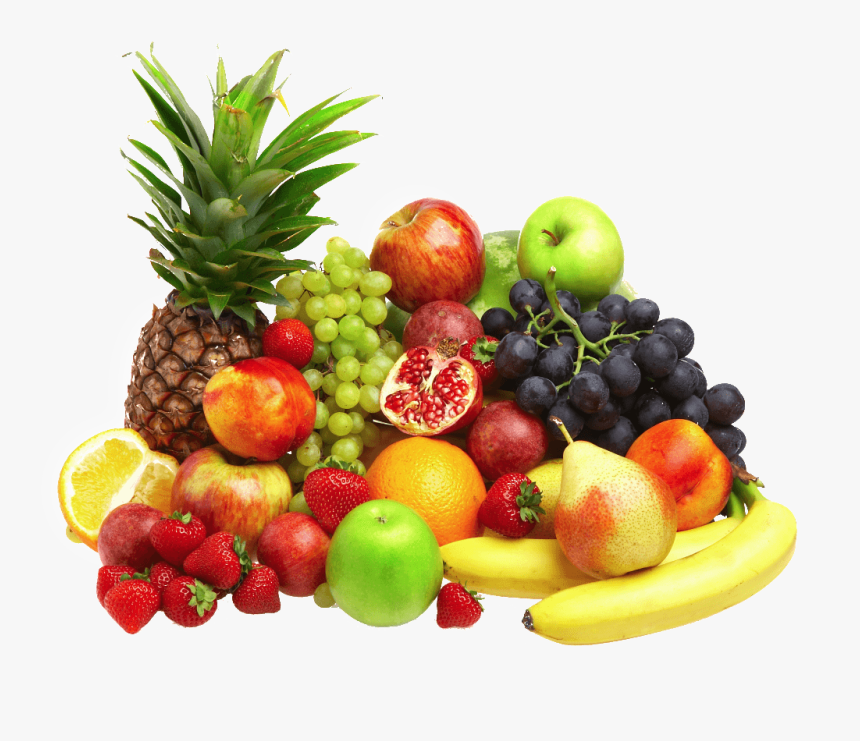
%> input picture CPEN111/fruits.png, 860 x 741 px
$ octave exercise1.m   (GNU Octave 9; MATLAB toolbox functions it lacks are replaced by stand-ins)
%> lines starting %> are read from the running program, lines starting %| are printed output that depends on the picture
clc;
clear;
close;

pkg load image;

a = imread('C:\Users\LEE\Desktop\CPEN111\fruits.png');
%> a is the input picture: size 741x860x3 uint8; mean R, G, B 212, 195.8, 166.9
imshow(a);
imwrite(a,'fruits.png');

c = rgb2hsv(a);
%> c: size 741x860x3 double; mean H, S, V 0.0914, 0.279, 0.844
imshow(c);
imwrite(c,'fruits3.png');
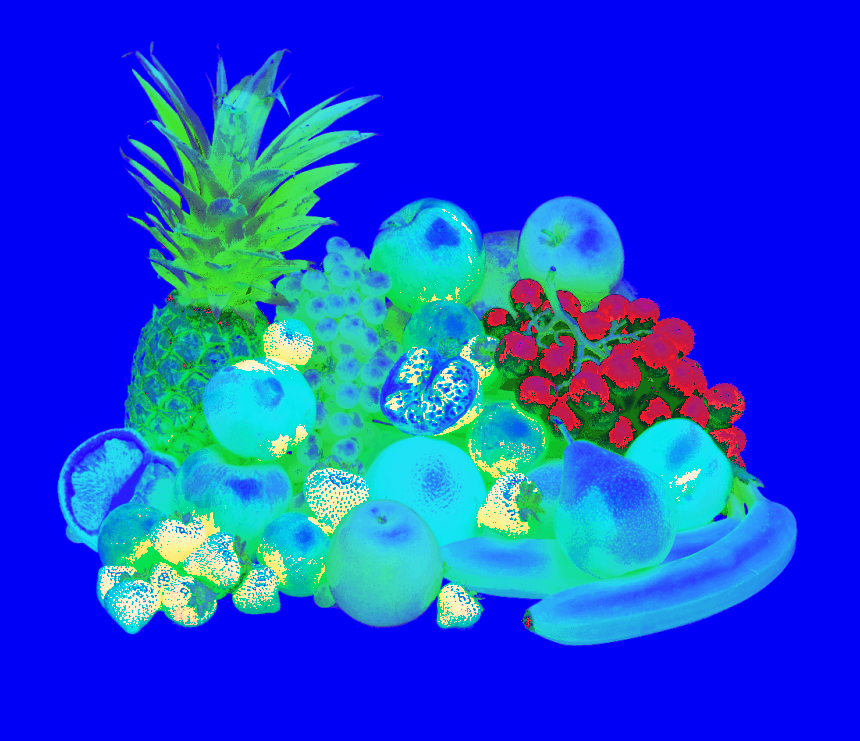
%> saved as fruits3.png: size 741x860x3 uint8; mean R, G, B 23.3, 71.1, 215.3

image1 = imread('fruits.png');
subplot(121);
imshow(image1);
title('Original Image');

image2 = imresize(imresize(image1,1/16),16);
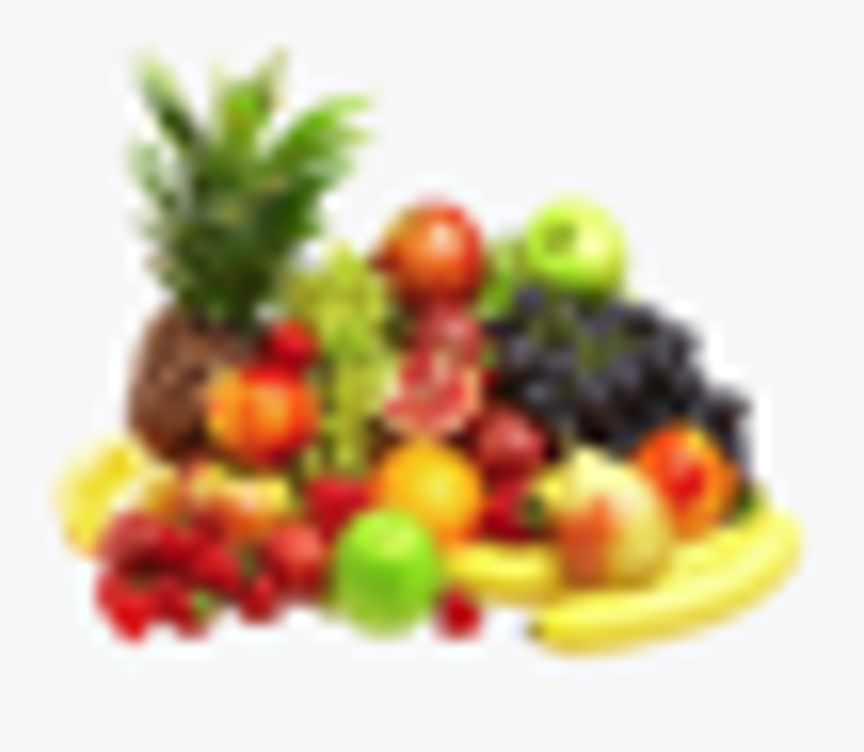
%> image2: size 752x864x3 uint8; mean R, G, B 212, 195.7, 166.9
subplot(122);
imshow(image2);
imwrite(image2,'fruits2.png');
title('16x16 Resolution');
